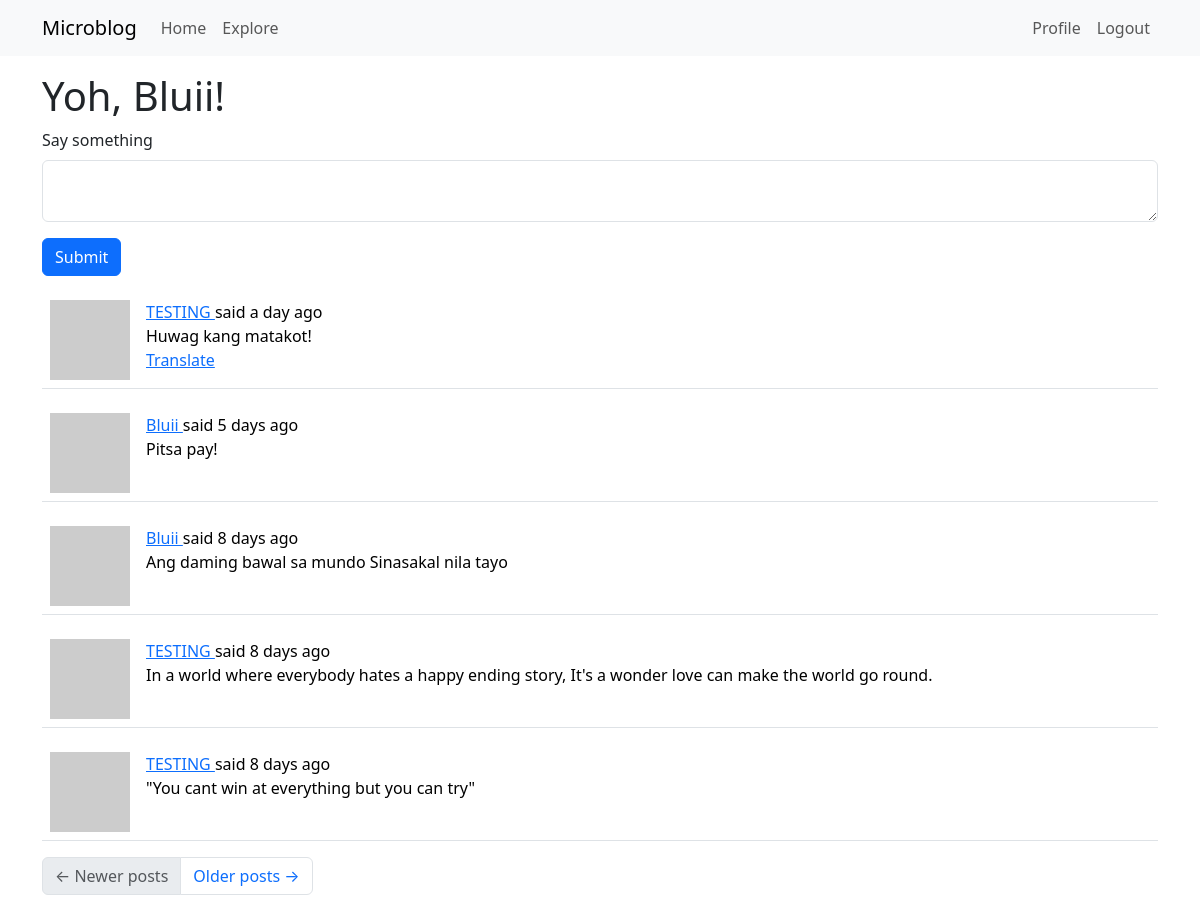
Before: /index (signed in) with the older database file.
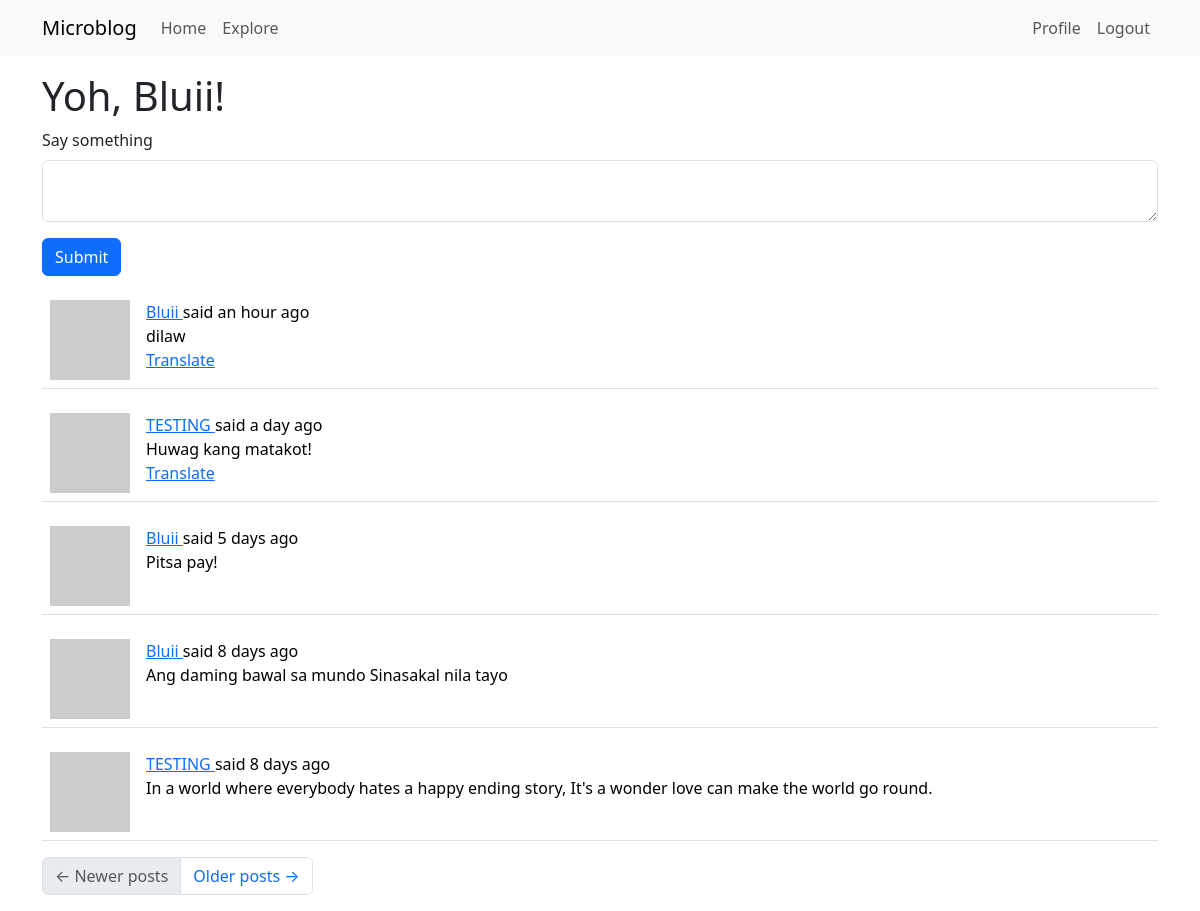
After: the same page with the newer database file.
### app/models.py (models this page shows, shortened)
class Post(db.Model):
    id: so.Mapped[int] = so.mapped_column(primary_key=True)
    body: so.Mapped[str] = so.mapped_column(sa.String(140))
    timestamp: so.Mapped[datetime] = so.mapped_column(index=True, default=lambda: datetime.now(timezone.utc))
    user_id: so.Mapped[int] = so.mapped_column(sa.ForeignKey(User.id), index=True)
    author: so.Mapped[User] = so.relationship(back_populates='posts')
    language: so.Mapped[Optional[str]] = so.mapped_column(sa.String(5))
    @login.user_loader
    def load_user(id):
        return db.session.get(User, int(id))

### app/main/routes.py (the view, shortened to what this page needs)
@bp.route('/', methods=['GET', 'POST'])
@bp.route('/index', methods=['GET', 'POST' ])
@login_required
def index():
    form = PostForm()
    page = request.args.get('page', 1, type=int)
    posts = db.paginate(current_user.following_post(), page=page,
                        per_page=current_app.config['POSTS_PER_PAGE'], error_out=False)
    next_url = url_for('main.index', page=posts.next_num)\
        if posts.has_next else None
    prev_url = url_for('main.index', page=posts.prev_num)\
        if posts.has_prev else None
    return render_template('index.html', title=_('Home Page'), form=form, posts=posts.items, next_url=next_url, prev_url=prev_url)

### app/main/forms.py
class PostForm(FlaskForm):
    post = TextAreaField(_l('Say something', validators=[DataRequired(), Length(min=1, max=140)]))
    submit = SubmitField(_l('Submit'))

### app/main/routes.py (called while the page is built)
@bp.before_app_request
def before_request():
    if current_user.is_authenticated:
        current_user.last_seen = datetime.now(timezone.utc)
        db.session.commit()
    g.locale = str(get_locale())

### app/models.py (called while the page is built)
    def avatar(self, size):
        digest = md5(self.email.lower().encode('utf-8')).hexdigest()
        return f'https://www.gravatar.com/avatar/{digest}?d=identicon&s={size}'

    def following_post(self):
        Author = so.aliased(User)
        Follower = so.aliased(User)
        return (
            sa.select(Post)
            .join(Post.author.of_type(Author))
            .join(Author.followers.of_type(Follower), isouter=True)
            .where(sa.or_(
                Follower.id == self.id,
                Author.id == self.id
            ))
            .group_by(Post)
            .order_by(Post.timestamp.desc())
        )

### app/templates/index.html
{% extends "base.html" %}
{% import "bootstrap_wtf.html" as wtf %}
{% block content %}
        <h1>{{ _('Yoh, %(username)s!', username=current_user.username) }}</h1>
        {% if form %}
        {{ wtf.quick_form(form) }}
        {% endif %}
        {% for post in posts %}
            {% include '_post.html' %}
        {% endfor %}
        <nav aria-label="Post navigation">
            <ul class="pagination">
                <li class="page-item{% if not prev_url %} disabled{% endif %}">
                    <a class="page-link" href="{{ prev_url }}">
                        <span aria-hidden="true">&larr;</span> {{ _('Newer posts') }}
                    </a>
                </li>
                <li class="page-item{% if not next_url %} disabled{% endif %}">
                    <a class="page-link" href="{{ next_url }}">
                        {{ _('Older posts') }} <span aria-hidden="true">&rarr;</span>
                    </a>
                </li>
            </ul>
        </nav>
{% endblock %}

### app/templates/_post.html (shortened to what this page needs)
<table class="table table-hover">
    <tr>
        <td width="50px">
            <a href="{{ url_for('main.user', username=post.author.username) }}">
                <img src="{{ post.author.avatar(50) }}" />
            </a>
        </td>
        <td>
            {{ _('%(username)s said %(when)s',
                username=user_link, when=moment(post.timestamp).fromNow()) }}
            <br>
            <span id="post{{ post.id }}">{{ post.body }}</span>
            {% if post.language and post.language != g.locale %}
            <br>
            <span id="translation{{ post.id }}">
            <a href="javascript:translate(
                        'post{{ post.id }}',
                        'translation{{ post.id }}',
                        '{{ post.language }}'
                        '{{ g.locale }}')">{{ _('Translate') }}</a>
            </span>
            {% endif %}
        </td>
    </tr>
</table>

Changed rows visible on the page:
no longer on this page (row unchanged): Post: body "\"You cant win at everything but you can try\""
added Post: body "dilaw"
